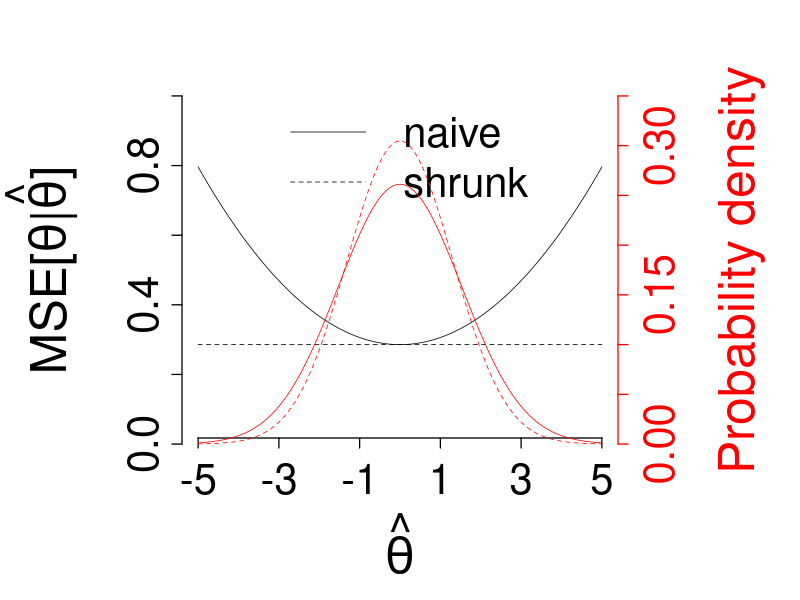

This chart was generated by the following R code:
# IDEAL project
# http://www.ideal.rwth-aachen.de/
#
# Author:
# Artur Araujo <artur.stat@gmail.com>
#
# Description:
#  Creates figure 2.
#
# Remarks:
#  None.

tau <- 0; # population average of true individual treatment effect
n <- 3; # number of cycles per subject
psi <- 2; # variance of the true indivual treatment effect
sigma <- 1; # residual variance

# probability for the computations
# of the x-axis limits of the plot
prob <- 0.999;

# weight for the shrunk estimate
k <- n*psi/(n*psi+sigma);
var.naive <- psi+sigma/n;
var.shrunk <- k^2*(psi+sigma/n);

# shrunk
a <- qnorm(
  p=(1+c(-1, 1)*prob)/2,
  mean=tau,
  sd=sqrt(var.shrunk)
);

# naive
b <- qnorm(
  p=(1+c(-1, 1)*prob)/2,
  mean=tau,
  sd=sqrt(var.naive)
);

# compute x-axis limits
xlim <- (a+b)/2;
xlim[1] <- floor(xlim[1]);
xlim[2] <- ceiling(xlim[2]);

# second y-axis limits
density.at <- pretty( x=c( 0, 1/sqrt(2*pi*var.shrunk) ) );
density.ylim <- range(density.at);

x <- seq(from=xlim[1], to=xlim[2], by=0.01);
mse.naive <- (1-k)^2*(tau-x)^2+k*sigma/n;
mse.shrunk <- rep( x=k*sigma/n, times=length(x) );
density.naive <- dnorm( x=x, mean=tau, sd=sqrt(var.naive) );
density.shrunk <- dnorm( x=x, mean=tau, sd=sqrt(var.shrunk) );

tiff(
  filename="Figure2.tif",
  width=1920,
  height=1080,
  units="px",
  pointsize=2,
  compression="lzw",
  res=400,
  bg="white",
  type="cairo"
);

#jpeg(
#  filename="Figure2.jpg",
#  width=1920,
#  height=1080,
#  units="px",
#  pointsize=2,
#  quality=100,
#  res=400,
#  bg="white",
#  type="cairo"
#);

#png(
#  filename="Figure2.png",
#  width=1920,
#  height=1080,
#  units="px",
#  pointsize=2,
#  res=400,
#  bg="white",
#  type="cairo"
#);

old <- par();

par(
  mar=c(
    7.1, # bottom margin default 5.1
    9.1, # left margin default 4.1
    4.1, # top margin default 4.1
    9.1 # right margin default 2.1
  )
);

# plot naive MSE
plot(
  x=x,
  y=mse.naive,
  xlim=xlim,
  ylim=c(0, 1),
  xlab="",
  ylab="",
  type="l",
  col="black",
  lty=1,
  lwd=0.75,
  bty="n",
  axes=FALSE
);

# plot shrunk MSE
lines(
  x=x,
  y=mse.shrunk,
  col="black",
  lty=2,
  lwd=0.75
);

# define x-axis
axis(
  side=1,
  at=seq(from=xlim[1], to=xlim[2], by=2),
  labels=TRUE,
  tick=TRUE,
  outer=FALSE,
  lty="solid",
  lwd=1.25,
  lwd.ticks=1.25,
  cex.axis=2.5,
  mgp=c(3, 1, -1)
);

# define y-axis
axis(
  side=2,
  at=seq(from=0, to=1, by=0.2),
  labels=TRUE,
  tick=TRUE,
  outer=FALSE,
  lty="solid",
  lwd=1.25,
  lwd.ticks=1.25,
  cex.axis=2.5,
  mgp=c(3, 1, 0)
);

# define xy-axis label
title(
  xlab=expression( hat(theta) ),
  ylab=expression( paste("MSE[", theta, "|", hat(theta), "]") ),
  line=5,
  cex.lab=3
);

legend(
  x="top",
  legend=c(
    "naive",
    "shrunk"
  ),
  col=c(
    "black",
    "black"
  ),
  lty=1:2,
  lwd=0.75,
  bty="n",
  cex=2.5,
  xjust=0,
  yjust=0,
  ncol=1,
  horiz=FALSE
);

# allow second plot
par(new=TRUE);

# plot naive density
plot(
  x=x,
  y=density.naive,
  xlim=xlim,
  ylim=density.ylim,
  xlab="",
  ylab="",
  type="l",
  col="red",
  lty=1,
  lwd=0.75,
  bty="n",
  axes=FALSE
);

# plot shrunk density
lines(
  x=x,
  y=density.shrunk,
  col="red",
  lty=2,
  lwd=0.75
);

# define second y-axis
axis(
  side=4,
  at=density.at,
  labels=TRUE,
  tick=TRUE,
  outer=FALSE,
  lty="solid",
  lwd=1.25,
  lwd.ticks=1.25,
  col="red",
  col.ticks="red",
  col.axis="red",
  cex.axis=2.5,
  mgp=c(3, 2, 0)
);

# define second y-axis label
mtext(
  text="Probability density",
  side=4,
  line=6,
  outer=FALSE,
  cex=3,
  col="red"
);

#legend(
#  x="bottom",
#  legend=c(
#    "naive",
#    "shrunk"
#  ),
#  col=c(
#    "red",
#    "red"
#  ),
#  lty=1:2,
#  lwd=0.75,
#  bty="n",
#  cex=2.5,
#  xjust=0,
#  yjust=0,
#  ncol=1,
#  horiz=FALSE
#);

par(old);

dev.off();
